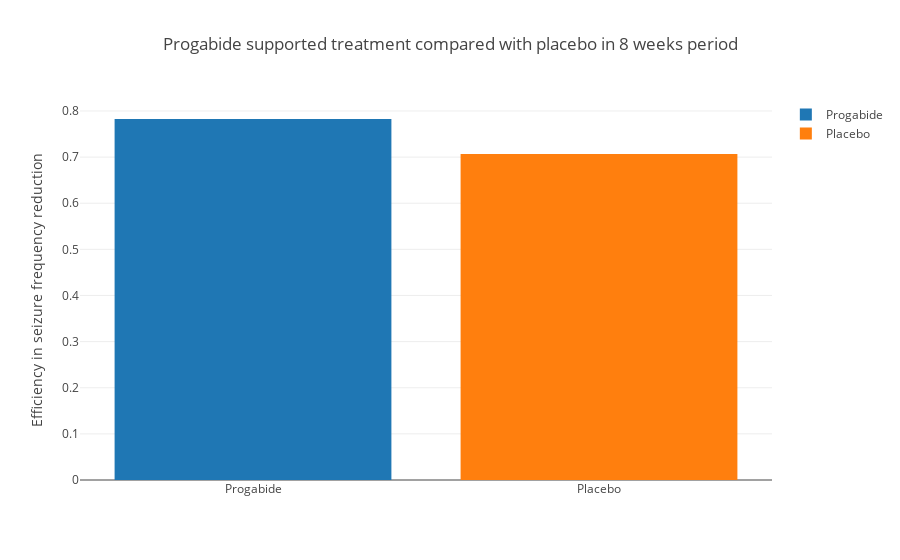

Notebook source saved alongside this figure:
### Code cell
trace5 = go.Bar(
    x = ["Progabide"],
    y = [progabide_data_mean], 
    name='Progabide'

)
trace6 = go.Bar(
    x = ["Placebo"],
    y = [placebo_data_mean], 
    name='Placebo'
)
data = [trace5, trace6]

layout = go.Layout( 
    title = "Progabide supported treatment compared with placebo in 8 weeks period",
    yaxis=dict(
    title="Efficiency in seizure frequency reduction"),
    width = [2, 2]
)
fig = dict (data=data, layout=layout)
iplot(fig)

### Figure 1 — Plotly figure (JSON) as saved in the notebook; plotly's stock layout.template omitted (floating-point values rounded to 4 significant figures)
{"data": [{"name": "Progabide", "type": "bar", "x": ["Progabide"], "y": [0.7826]}, {"name": "Placebo", "type": "bar", "x": ["Placebo"], "y": [0.7069]}], "layout": {"title": "Progabide supported treatment compared with placebo in 8 weeks period", "width": [2, 2], "yaxis": {"title": "Efficiency in seizure frequency reduction"}}}
